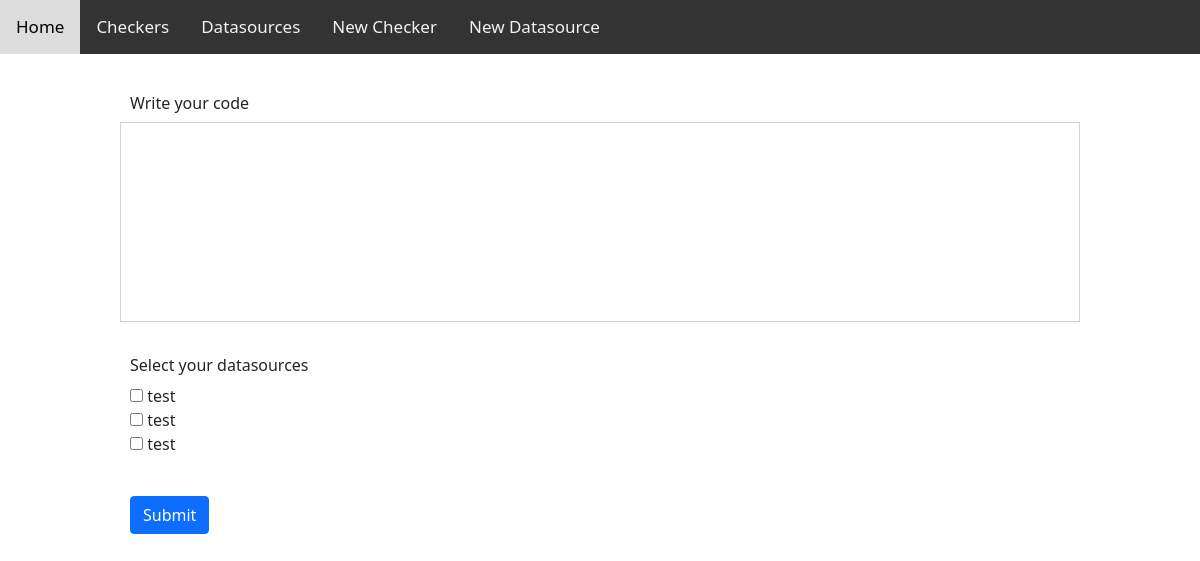
The app's page /checkers/new, older data.
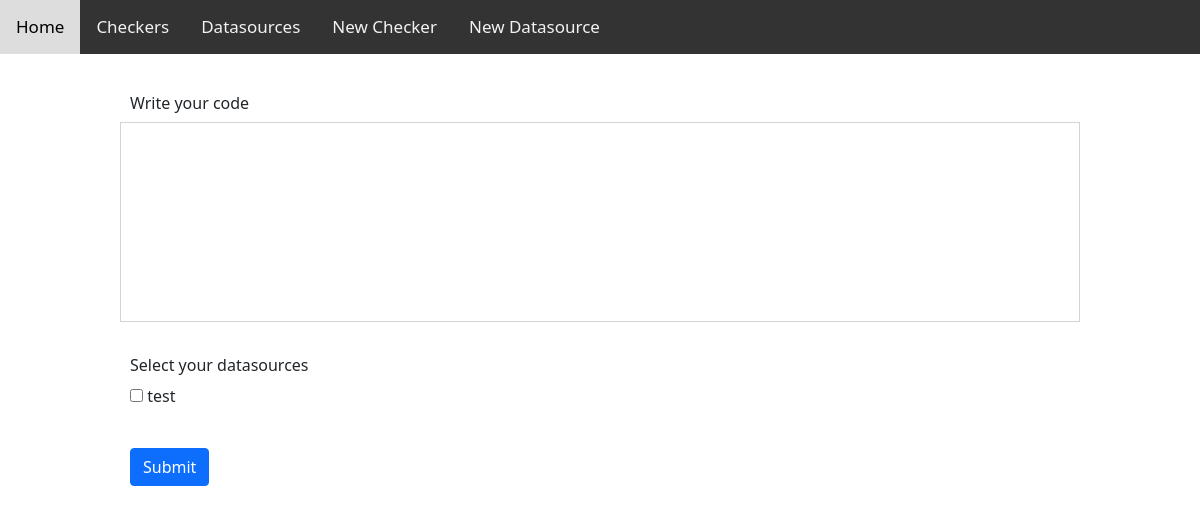
The same page, newer data.
### tables this page shows
CREATE TABLE DATASOURCE (id INTEGER primary key AUTOINCREMENT, name TEXT, code TEXT);

### front_end/server/app.py (the view)
@app.route("/checkers/new")
def new_checkers():
    db = sqlite3.connect(db_path)
    cur = db.cursor()
    cur.execute("SELECT name, id FROM datasource")
    datasources = cur.fetchall()
    return render_template("checker_form.html", datasources=datasources, checker=[], selected_datasources=[], executions=None)

### front_end/server/templates/checker_form.html (shortened to what this page needs)
<html>
    {% include 'header.html' %}
<body>
    {% include 'menu.html' %}
    <form id="checker">
        <label for="code" class="col-form-label">Write your code</label><br />
        <div id="editor">{{checker[1]}}</div>
        <textarea cols="60" rows="16" name="desc" id="desc" style="display: none;">{{checker[1]}}</textarea><br />
        <label class="col-form-label">Select your datasources </label><br />
        {% for ds in datasources %}
            <input type="checkbox" {{ 'checked' if ds[1] in selected_datasources else 'Continue' }} name="datasources" value="{{ds[1]}}" /> {{ds[0]}} <br />
        {% endfor %}
        <input type="submit" class="btn btn-primary" />
    </form>
</body>
</html>

Row changes from the older to the newer data that the page shows:
removed DATASOURCE: name "test"
removed DATASOURCE: name "test"
